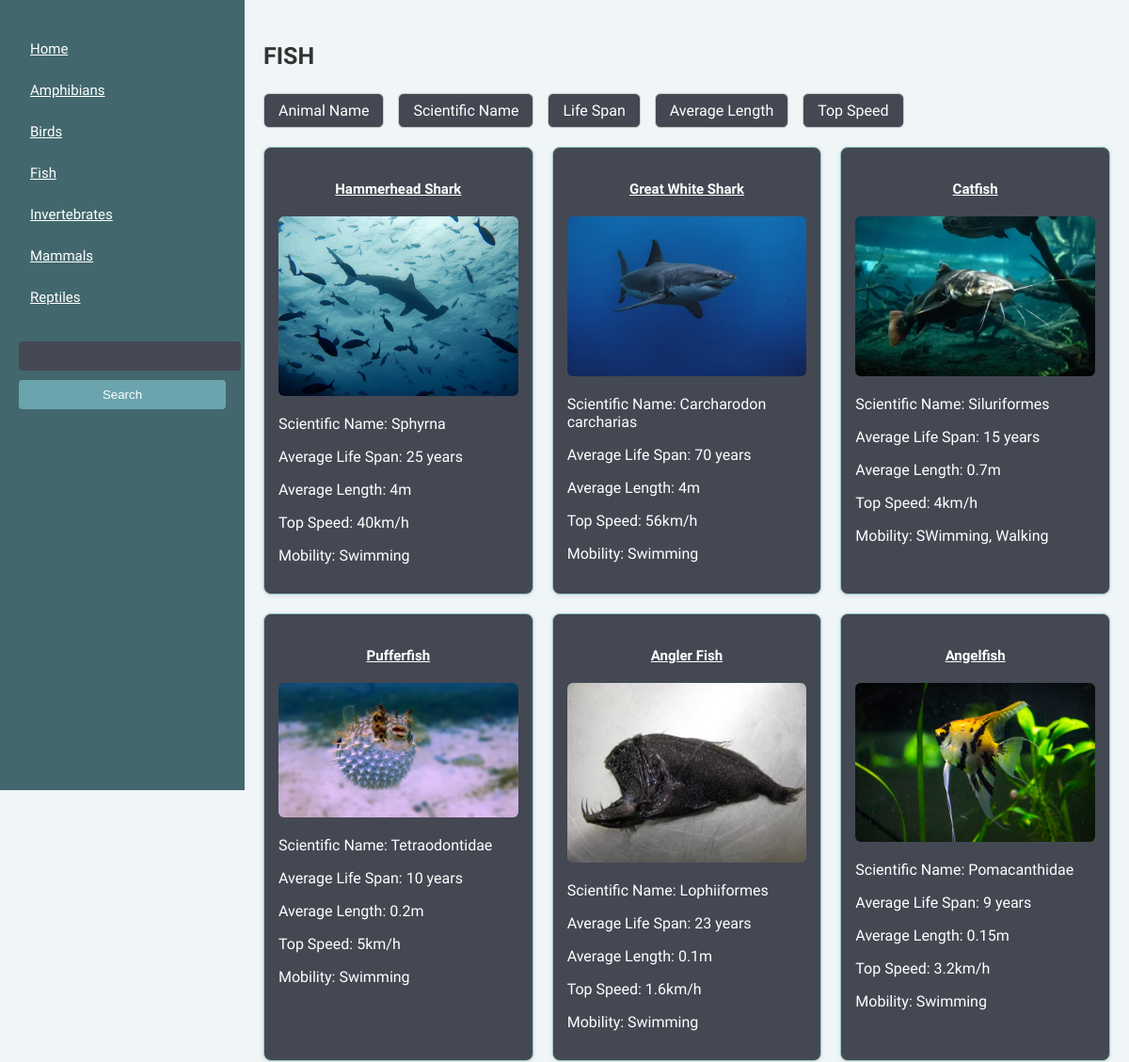
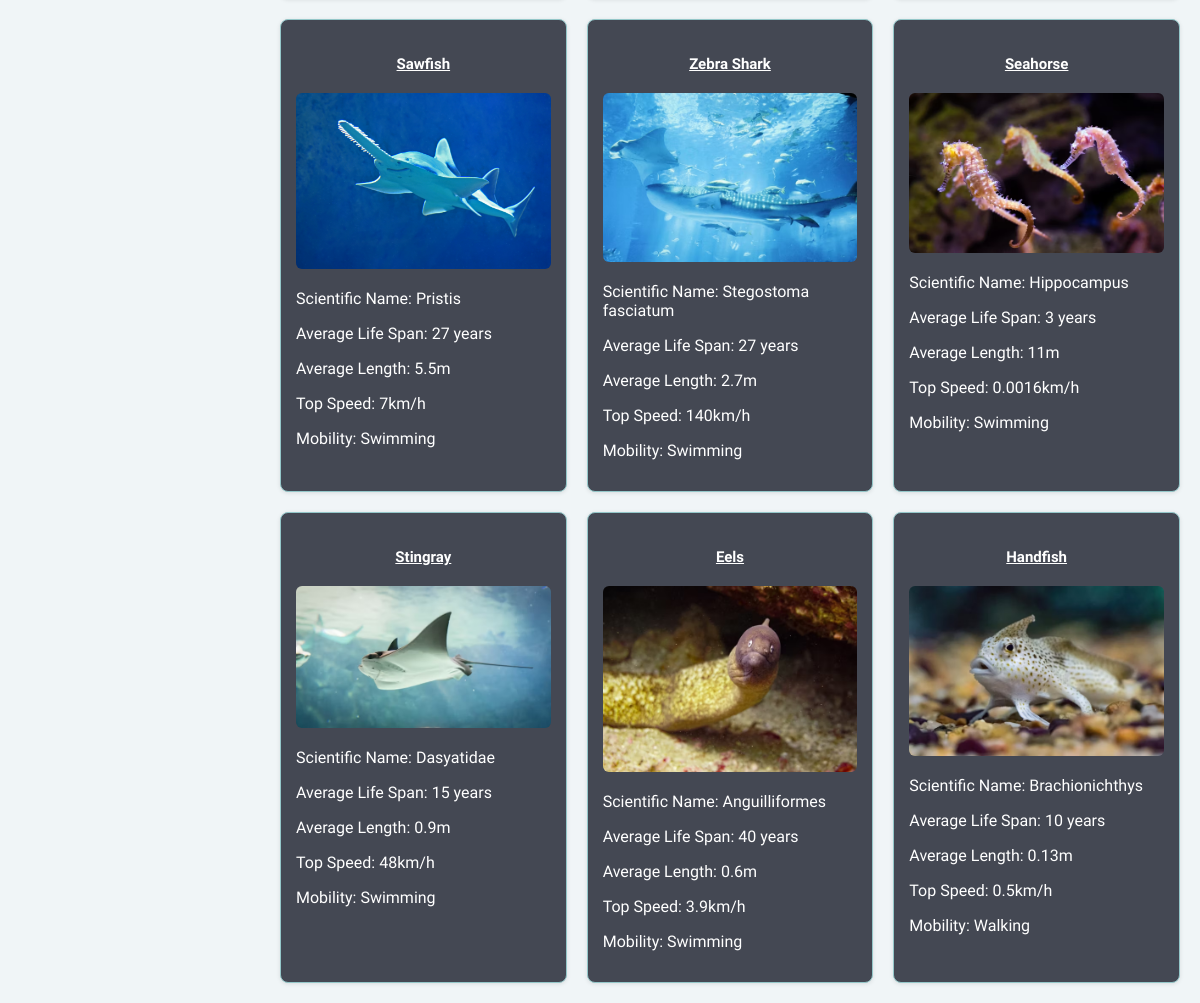
The page /main/Fish on the database its author committed (2 pictures, top to bottom).
### tables this page shows
CREATE TABLE "Marine" (animal_name TEXT (20) PRIMARY KEY, "scientific_name" TEXT (50), life_span INTEGER (5), average_length INTEGER (5), mobility TEXT (15), "top_speed" INTEGER (5), animal_group INTERGER (15), "images" BLOB (30));

### main.py (the view)
@app.route('/main/<classification>')
def render_animals(classification):
    title = classification.upper()
    return render_template('creatures.html', animals=get_animals(classification), title=title, classifications=get_classifications())

### main.py (called while the page is built)
def create_connection(db_file):
    try:
        connection = sqlite3.connect(db_file)
        return connection
    except Error as e:
        print(e)
    return None

def get_animals(animal_type):
    title = animal_type.capitalize()
    query = "SELECT animal_name, scientific_name, life_span, average_length, top_speed, mobility, images FROM Marine WHERE animal_group = ?"
    params = [title]
    con = create_connection(DATABASE)
    cur = con.cursor()
    cur.execute(query, params)
    animal_list = cur.fetchall()
    print(animal_list)
    con.close()
    return animal_list

def get_classifications():
    con = create_connection(DATABASE)
    query = "SELECT DISTINCT animal_group FROM Marine ORDER BY animal_group ASC"
    cur = con.cursor()
    cur.execute(query)
    records = cur.fetchall()
    for i in range(len(records)):
        records[i] = records[i][0]
    return records

### templates/creatures.html
{% extends "base.html" %}
{% block main %}
    <h3>{{ title }}</h3>
                        <div class="sort-group">
                        <a href="/sort/{{ title }}?sort=animal_name&order={{ order }}">Animal Name</a>
                        <a href="/sort/{{ title }}?sort=scientific_name&order={{ order }}">Scientific Name</a>
                        <a href="/sort/{{ title }}?sort=life_span&order={{ order }}">Life Span</a>
                        <a href="/sort/{{ title }}?sort=average_length&order={{ order }}">Average Length</a>
                        <a href="/sort/{{ title }}?sort=top_speed&order={{ order }}">Top Speed</a>
                        </div>
                        <div class="animal-info">
                        {% for animal in animals %}
                        <article>
                        <h4>{{ animal[0] }}</h4>
                        <p><img src="/static/images/{{ animal[6] }}.jpg" width="100"></p>
                        <p>Scientific Name: {{ animal[1] }}</p>
                        <p>Average Life Span: {{ animal[2] }} years</p>
                        <p>Average Length: {{ animal[3] }}m</p>
                        <p>Top Speed: {{ animal[4] }}km/h</p>
                        <p>Mobility: {{ animal[5] }}</p>
                        </article>
                    {% endfor %}
                        </div>
{% endblock %}

### templates/base.html (shortened to what this page needs)
<!DOCTYPE html>
<html lang="en">
    <head>
                    <link type="text/css" rel="stylesheet" href="/static/css/styles.css">
    </head>
        <body>
            <nav>
                <ul>
                    <li>
                        <a href="/">Home</a>
                    </li>
                    {% for classes in classifications %}
                    <li>
                        <a href="/main/{{classes}}">{{classes}}</a>
                    </li>
                    {% endfor %}
                </ul>
                <form method="POST" action="/search">
                <input type="text" name="search" id="search">
                <input type="submit" value="Search">
                </form>
                </nav>
                <main>
                {% block main %}  {% endblock %}
                </main>
                </body>
                </html>

### static/css/styles.css (style rules this page uses)
:root { --light-aqua: #94c7c9; --medium-aqua: #6ca4ae; --dark-aqua: #42686e; --muted-blue-green: #5a6e72; --dark-grayish-blue: #444853; --offwhite-blue: #f0f5f7; }
body { font-family: lexend, sans-serif; margin: 0; padding: 0; box-sizing: border-box; background-color: var(--offwhite-blue); color: #333; }
nav { width: 220px; background-color: var(--dark-aqua); color: white; height: 100vh; position: fixed; top: 0; left: 0; padding: 20px; overflow-y: auto; text-decoration: underline; font-size: 15px; margin-right: 20px; }
nav ul { list-style: none; padding: 0; }
nav ul li { margin: 10px 0; }
nav a { color: white; text-decoration: none; display: block; padding: 8px 12px; border-radius: 4px; transition: background-color 0.3s ease; }
nav form { margin-top: 30px; }
nav input[type="text"] { padding: 8px; width: 100%; border: none; border-radius: 4px; background-color: var(--dark-grayish-blue); color: white; }
nav input[type="submit"] { margin-top: 10px; padding: 8px; width: 100%; border: none; border-radius: 4px; background-color: var(--medium-aqua); color: white; cursor: pointer; }
main { margin-left: 240px; padding: 20px 20px 20px 40px; background-color: var(--offwhite-blue); }
.sort-group { display: flex; gap: 15px; margin-bottom: 20px; }
.sort-group a { padding: 8px 15px; background-color: var(--dark-grayish-blue); border: 1px solid #ccc; border-radius: 6px; text-decoration: none; color: white; transition: background-color 0.3s ease; }
.animal-info { display: grid; grid-template-columns: repeat(auto-fit, minmax(250px, 1fr)); gap: 20px; }
.animal-info article { background-color: var(--dark-grayish-blue); padding: 15px; border-radius: 8px; border: 1px solid var(--light-aqua); box-shadow: 0 1px 4px rgba(0, 0, 0, 0.1); color: white; }
h3 { font-size: 25px; }
h4 { font-size: 15px; text-align: center; text-decoration: underline; }
.animal-info img { width: 100%; height: auto; border-radius: 6px; object-fit: cover; }

### rows shown on the page
Marine: animal_name "Hammerhead Shark", images (picture), scientific_name "Sphyrna", life_span "25", average_length "4", top_speed "40", mobility "Swimming"
Marine: animal_name "Great White Shark", images (picture), scientific_name "Carcharodon carcharias", life_span "70", average_length "4", top_speed "56", mobility "Swimming"
Marine: animal_name "Catfish", images (picture), scientific_name "Siluriformes", life_span "15", average_length "0.7", top_speed "4", mobility "SWimming, Walking"
Marine: animal_name "Pufferfish", images (picture), scientific_name "Tetraodontidae", life_span "10", average_length "0.2", top_speed "5", mobility "Swimming"
Marine: animal_name "Angler Fish", images (picture), scientific_name "Lophiiformes", life_span "23", average_length "0.1", top_speed "1.6", mobility "Swimming"
Marine: animal_name "Angelfish", images (picture), scientific_name "Pomacanthidae", life_span "9", average_length "0.15", top_speed "3.2", mobility "Swimming"
Marine: animal_name "Sawfish", images (picture), scientific_name "Pristis", life_span "27", average_length "5.5", top_speed "7", mobility "Swimming"
Marine: animal_name "Zebra Shark", images (picture), scientific_name "Stegostoma fasciatum", life_span "27", average_length "2.7", top_speed "140", mobility "Swimming"
Marine: animal_name "Seahorse", images (picture), scientific_name "Hippocampus", life_span "3", average_length "11", top_speed "0.0016", mobility "Swimming"
Marine: animal_name "Stingray", images (picture), scientific_name "Dasyatidae", life_span "15", average_length "0.9", top_speed "48", mobility "Swimming"
Marine: animal_name "Eels", images (picture), scientific_name "Anguilliformes", life_span "40", average_length "0.6", top_speed "3.9", mobility "Swimming"
Marine: animal_name "Handfish", images (picture), scientific_name "Brachionichthys", life_span "10", average_length "0.13", top_speed "0.5", mobility "Walking"

### other values the page prints
{{ classes }} "Amphibians" "Birds" "Fish" "Invertebrates" "Mammals" "Reptiles"
{{ title }} "FISH"
